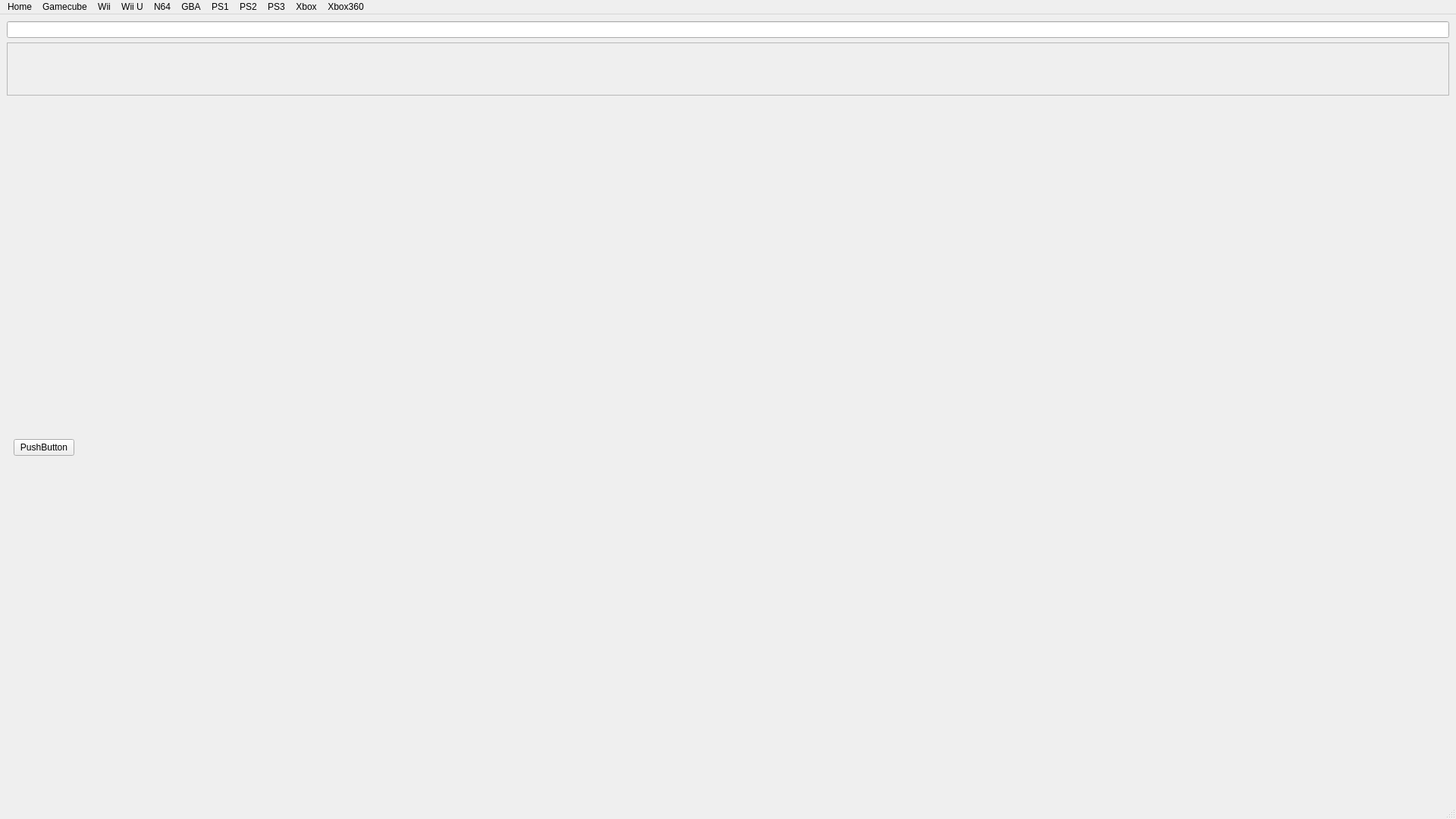
<?xml version="1.0" encoding="UTF-8"?>
<ui version="4.0">
 <class>MainWindow</class>
 <widget class="QMainWindow" name="MainWindow">
  <property name="geometry">
   <rect>
    <x>0</x>
    <y>0</y>
    <width>1920</width>
    <height>1080</height>
   </rect>
  </property>
  <property name="windowTitle">
   <string>MainWindow</string>
  </property>
  <widget class="QWidget" name="centralwidget">
   <layout class="QVBoxLayout" name="verticalLayout">
    <item>
     <widget class="QLineEdit" name="lineEdit"/>
    </item>
    <item>
     <widget class="QScrollArea" name="scrollArea">
      <property name="sizePolicy">
       <sizepolicy hsizetype="Expanding" vsizetype="Preferred">
        <horstretch>0</horstretch>
        <verstretch>0</verstretch>
       </sizepolicy>
      </property>
      <property name="widgetResizable">
       <bool>true</bool>
      </property>
      <widget class="QWidget" name="GameGrid">
       <property name="geometry">
        <rect>
         <x>0</x>
         <y>0</y>
         <width>1900</width>
         <height>54</height>
        </rect>
       </property>
      </widget>
     </widget>
    </item>
    <item>
     <widget class="QStackedWidget" name="stackedWidget">
      <property name="sizePolicy">
       <sizepolicy hsizetype="Fixed" vsizetype="Minimum">
        <horstretch>0</horstretch>
        <verstretch>0</verstretch>
       </sizepolicy>
      </property>
      <widget class="QWidget" name="stackedWidgetPage1" native="true">
       <layout class="QHBoxLayout" name="horizontalLayout">
        <item>
         <widget class="QPushButton" name="pushButton">
          <property name="text">
           <string>PushButton</string>
          </property>
         </widget>
        </item>
       </layout>
      </widget>
     </widget>
    </item>
   </layout>
  </widget>
  <widget class="QMenuBar" name="menubar">
   <property name="geometry">
    <rect>
     <x>0</x>
     <y>0</y>
     <width>1920</width>
     <height>33</height>
    </rect>
   </property>
   <widget class="QMenu" name="menuHome">
    <property name="title">
     <string>Home</string>
    </property>
   </widget>
   <widget class="QMenu" name="menuXboix">
    <property name="title">
     <string>Gamecube</string>
    </property>
   </widget>
   <widget class="QMenu" name="menuWii">
    <property name="title">
     <string>Wii</string>
    </property>
   </widget>
   <widget class="QMenu" name="menuWii_U">
    <property name="title">
     <string>Wii U</string>
    </property>
   </widget>
   <widget class="QMenu" name="menuN64">
    <property name="title">
     <string>N64</string>
    </property>
   </widget>
   <widget class="QMenu" name="menuGBA">
    <property name="title">
     <string>GBA</string>
    </property>
   </widget>
   <widget class="QMenu" name="menuPS1">
    <property name="title">
     <string>PS1</string>
    </property>
   </widget>
   <widget class="QMenu" name="menuPS2">
    <property name="title">
     <string>PS2</string>
    </property>
   </widget>
   <widget class="QMenu" name="menuPS3">
    <property name="title">
     <string>PS3</string>
    </property>
   </widget>
   <widget class="QMenu" name="menuXbox">
    <property name="title">
     <string>Xbox</string>
    </property>
   </widget>
   <widget class="QMenu" name="menuXbox360">
    <property name="title">
     <string>Xbox360</string>
    </property>
   </widget>
   <addaction name="menuHome"/>
   <addaction name="menuXboix"/>
   <addaction name="menuWii"/>
   <addaction name="menuWii_U"/>
   <addaction name="menuN64"/>
   <addaction name="menuGBA"/>
   <addaction name="menuPS1"/>
   <addaction name="menuPS2"/>
   <addaction name="menuPS3"/>
   <addaction name="menuXbox"/>
   <addaction name="menuXbox360"/>
  </widget>
  <widget class="QStatusBar" name="statusbar"/>
 </widget>
 <resources/>
 <connections/>
</ui>
